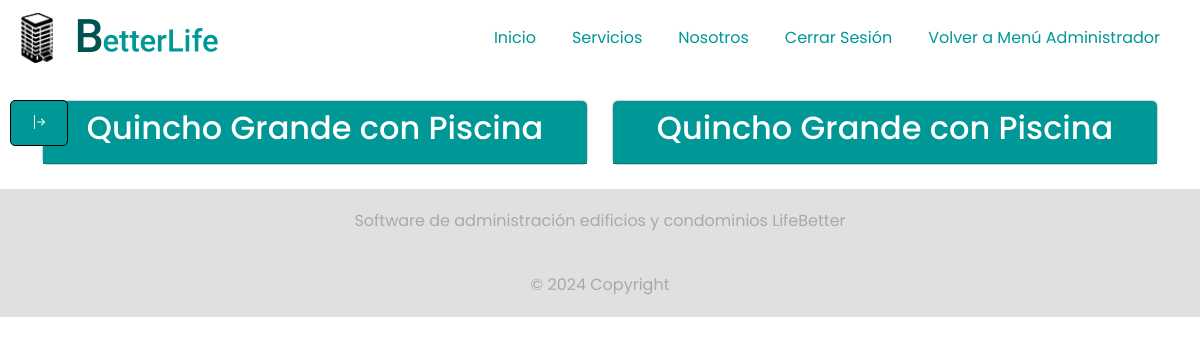
Page /residente/ecomun/ (signed in) on the committed database.
### LifeBetterApp/models.py (models this page shows, shortened)
class EspacioComun(models.Model):
    id_ec = models.AutoField(primary_key=True)
    nombre_ec = models.CharField(max_length=60)
    descripcion_ec = models.CharField(max_length=60)
    capacidad_ec = models.IntegerField()
    estado_ec = models.CharField(max_length=20, choices=[
        ('disponible', 'Disponible'),
        ('reservado', 'Reservado'),
        ('en_mantenimiento', 'En Mantenimiento'),
    ], default='disponible')
    class Meta:
        db_table = 'espacio_comun'
        verbose_name = 'Espacio Común'
        verbose_name_plural = 'Espacios Comunes'

### LifeBetterApp/views.py (the view)
# urls.py: path('residente/ecomun/', views.espaciocomun, name='espaciocomun'),
@login_required
def espaciocomun(request):
    espacios = EspacioComun.objects.all()
    reservas_por_espacio = {
        espacio.id_ec: Reservacion.objects.filter(id_ec=espacio)
        for espacio in espacios
    }
    return render(request, 'residente/ecomun/espaciocomun.html', {
        'espacios': espacios,
        'reservas_por_espacio': reservas_por_espacio,
    })

### LifeBetterApp/templates/residente/ecomun/espaciocomun.html (shortened to what this page needs)
{% extends "index.html" %}
{% load static %}
{% block body %}
{% include 'componentes/sidenav.html' %}
<div class="container mt-4">
  <div class="row justify-content-center">
    {% for espacio in espacios %}
    <div class="col-md-6 mb-4">
      <div class="card">
        <div class="card-header bg-primary text-white">
          <h2 class="text-center">{{ espacio.nombre_ec }}</h2>
        </div>
      </div>
    </div>
    {% endfor %}
  </div>
</div>
{% endblock %}

### LifeBetterApp/static/css/base.css (style rules this page uses)
:root { --primary-color: #009797; --secondary-color: #000000; --background-color: #ffffff; --sidebar-background: #e0e0e0; --text-color: var(--secondary-color); --tertiary-color: #505050; }
body { font-family: 'Poppins', sans-serif; min-height: 100vh; background-color: var(--background-color); color: var(--text-color); transition: background-color 0.5s ease, color 0.5s ease; }
.card-header { background-color: var(--primary-color) !important; color: white; }

### rows in the picture
EspacioComun: nombre_ec "Quincho Grande con Piscina"
EspacioComun: nombre_ec "Quincho Grande con Piscina"
